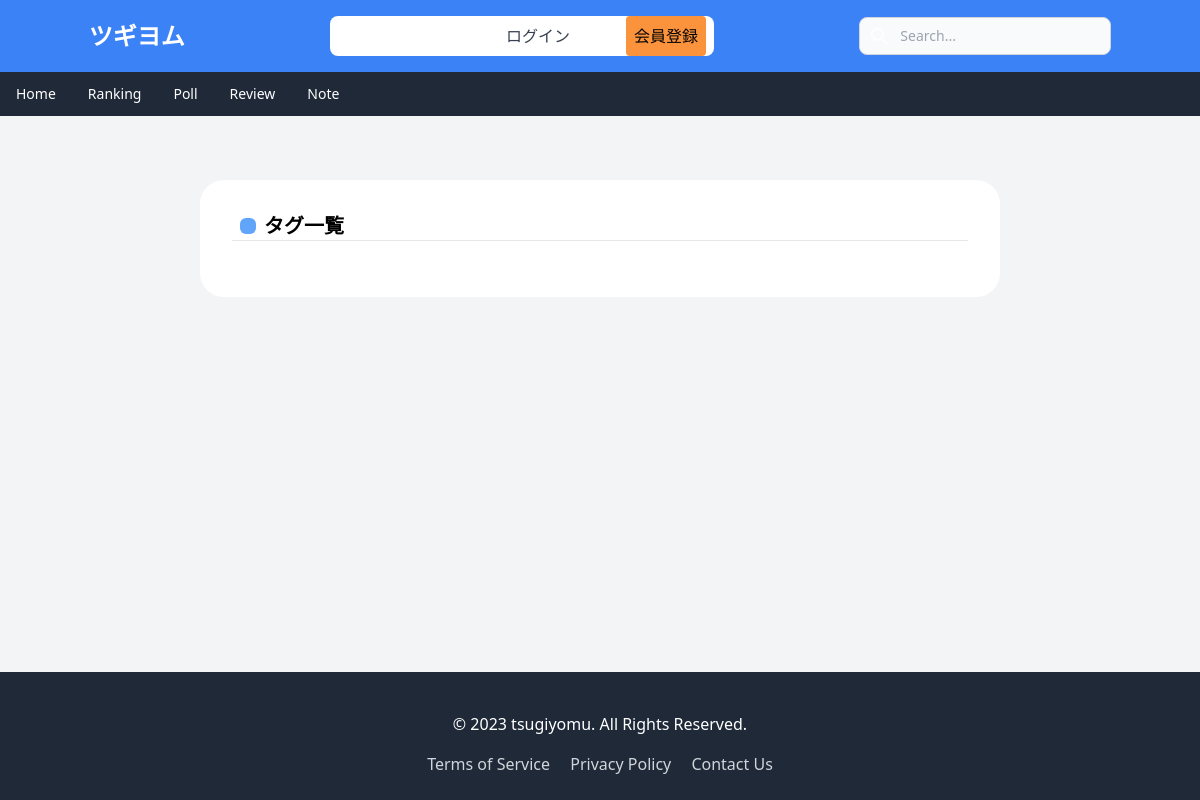
The page /note/tags/ on the database as committed earlier.
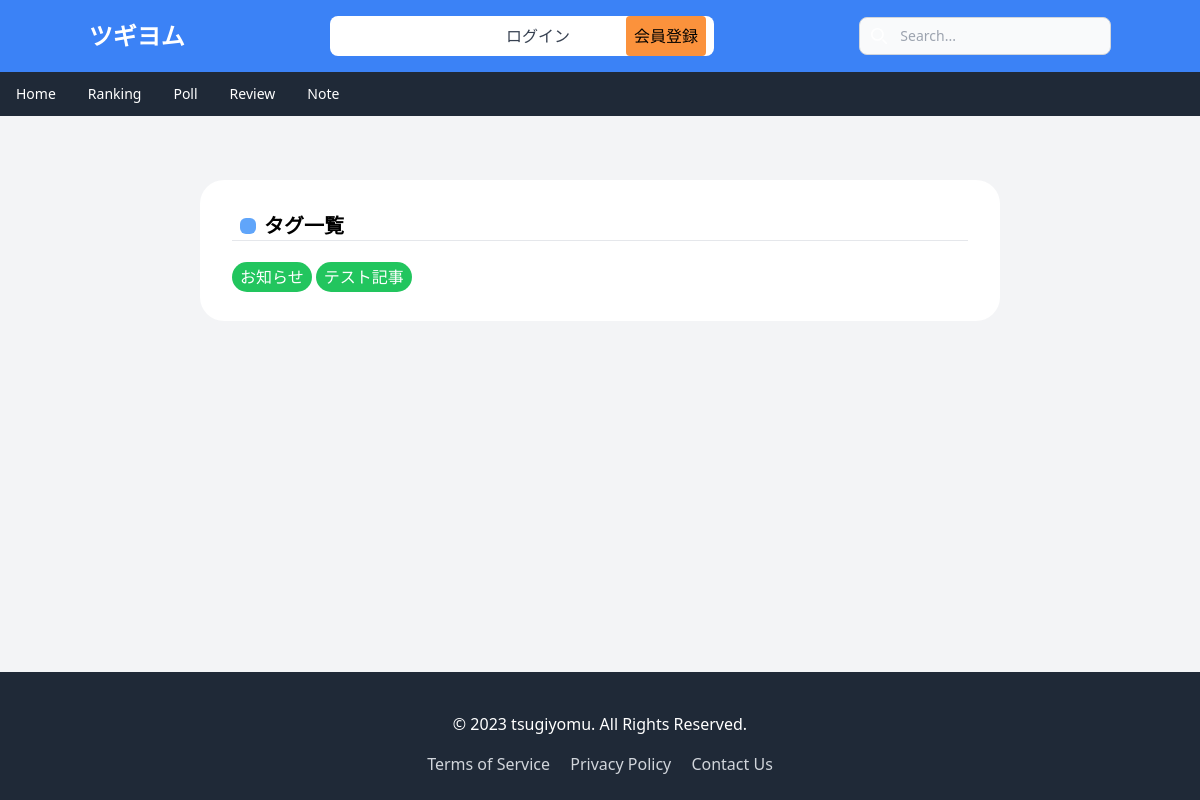
The same page on the database as committed later.
### api/models.py (models this page shows, shortened)
class Tag(models.Model):
    title = models.CharField(max_length=255)

### blog/views.py (the view)
# urls.py: path('tags/',             ShowTagsView.as_view(), name='show_all_tags'),
class ShowTagsView(View):
  def get(self,request):
    tags = Tag.objects.annotate(num_blogs=Count('blog')).order_by('-num_blogs')
    context = {
        'tags': tags,
    }
    return render(request, 'show_all_tags.html', context)
  pass

### blog/templates/show_all_tags.html
{% extends 'base.html' %}
{% block content %}
<div>
  <div class="bg-white w-11/12 md:w-2/3  mx-auto  p-8  my-8 md:my-16 rounded-3xl ">
  <div class="flex items-center">
    <div class="rounded-md inline-block bg-blue-400 w-4 h-4 mx-2"></div>
    <h1 class="text-xl font-bold">タグ一覧</h1>
  </div>
  <hr>
  <br>
  {% for tag in tags %}
    <a class=" bg-green-500 px-2 py-1 rounded-full text-white " href="{url 'show_blog_tag' tag.title}">{{tag.title}}</a>
  {% endfor %}
  </div>
</div>
{% endblock %}

Rows that differ between the two databases and show on the page:
added Tag: title "お知らせ"
added Tag: title "テスト記事"
